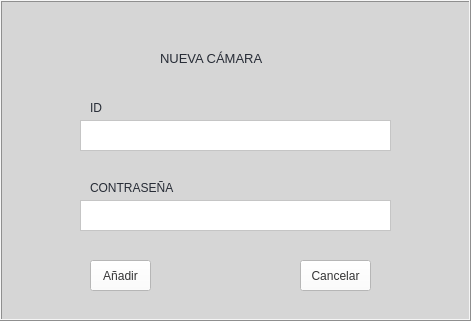
                    <widget class="QFrame" name="frame_12">
                     <property name="geometry">
                      <rect>
                       <x>170</x>
                       <y>10</y>
                       <width>471</width>
                       <height>321</height>
                      </rect>
                     </property>
                     <property name="styleSheet">
                      <string notr="true">background-color: rgb(214, 214, 214)</string>
                     </property>
                     <property name="frameShape">
                      <enum>QFrame::Box</enum>
                     </property>
                     <property name="frameShadow">
                      <enum>QFrame::Raised</enum>
                     </property>
                     <widget class="QTextEdit" name="textEdit">
                      <property name="geometry">
                       <rect>
                        <x>80</x>
                        <y>120</y>
                        <width>311</width>
                        <height>31</height>
                       </rect>
                      </property>
                      <property name="styleSheet">
                       <string notr="true">background-color:rgb(255, 255, 255)</string>
                      </property>
                     </widget>
                     <widget class="QTextEdit" name="textEdit_2">
                      <property name="geometry">
                       <rect>
                        <x>80</x>
                        <y>200</y>
                        <width>311</width>
                        <height>31</height>
                       </rect>
                      </property>
                      <property name="styleSheet">
                       <string notr="true">background-color:rgb(255, 255, 255)</string>
                      </property>
                     </widget>
                     <widget class="QLabel" name="label_24">
                      <property name="geometry">
                       <rect>
                        <x>160</x>
                        <y>50</y>
                        <width>141</width>
                        <height>16</height>
                       </rect>
                      </property>
                      <property name="font">
                       <font>
                        <family>Segoe UI</family>
                        <pointsize>10</pointsize>
                       </font>
                      </property>
                      <property name="styleSheet">
                       <string notr="true">color: rgb(39, 44, 54)</string>
                      </property>
                      <property name="text">
                       <string>NUEVA CÁMARA</string>
                      </property>
                     </widget>
                     <widget class="QLabel" name="label_25">
                      <property name="geometry">
                       <rect>
                        <x>90</x>
                        <y>100</y>
                        <width>141</width>
                        <height>16</height>
                       </rect>
                      </property>
                      <property name="font">
                       <font>
                        <family>Segoe UI</family>
                        <pointsize>9</pointsize>
                       </font>
                      </property>
                      <property name="styleSheet">
                       <string notr="true">color: rgb(39, 44, 54)</string>
                      </property>
                      <property name="text">
                       <string>ID</string>
                      </property>
                     </widget>
                     <widget class="QLabel" name="label_26">
                      <property name="geometry">
                       <rect>
                        <x>90</x>
                        <y>180</y>
                        <width>141</width>
                        <height>16</height>
                       </rect>
                      </property>
                      <property name="font">
                       <font>
                        <family>Segoe UI</family>
                        <pointsize>9</pointsize>
                       </font>
                      </property>
                      <property name="styleSheet">
                       <string notr="true">color: rgb(39, 44, 54)</string>
                      </property>
                      <property name="text">
                       <string>CONTRASEÑA</string>
                      </property>
                     </widget>
                     <widget class="QPushButton" name="addCam">
                      <property name="enabled">
                       <bool>true</bool>
                      </property>
                      <property name="geometry">
                       <rect>
                        <x>90</x>
                        <y>260</y>
                        <width>61</width>
                        <height>31</height>
                       </rect>
                      </property>
                      <property name="palette">
                       <palette>
                        <active>
                         <colorrole role="WindowText">
                          <brush brushstyle="SolidPattern">
                           <color alpha="255">
                            <red>52</red>
                            <green>52</green>
                            <blue>53</blue>
                           </color>
                          </brush>
                         </colorrole>
                         <colorrole role="Button">
                          <brush brushstyle="SolidPattern">
                           <color alpha="255">
                            <red>255</red>
                            <green>255</green>
                            <blue>255</blue>
                           </color>
                          </brush>
                         </colorrole>
                         <colorrole role="Text">
                          <brush brushstyle="SolidPattern">
                           <color alpha="255">
                            <red>52</red>
                            <green>52</green>
                            <blue>53</blue>
                           </color>
                          </brush>
                         </colorrole>
                         <colorrole role="ButtonText">
                          <brush brushstyle="SolidPattern">
                           <color alpha="255">
                            <red>52</red>
                            <green>52</green>
                            <blue>53</blue>
                           </color>
                          </brush>
                         </colorrole>
                         <colorrole role="Base">
                          <brush brushstyle="SolidPattern">
                           <color alpha="255">
                            <red>255</red>
                            <green>255</green>
                            <blue>255</blue>
                           </color>
                          </brush>
                         </colorrole>
                         <colorrole role="Window">
                          <brush brushstyle="SolidPattern">
                           <color alpha="255">
                            <red>255</red>
                            <green>255</green>
                            <blue>255</blue>
                           </color>
                          </brush>
                         </colorrole>
                        </active>
                        <inactive>
                         <colorrole role="WindowText">
                          <brush brushstyle="SolidPattern">
                           <color alpha="255">
                            <red>52</red>
                            <green>52</green>
                            <blue>53</blue>
                           </color>
                          </brush>
                         </colorrole>
                         <colorrole role="Button">
                          <brush brushstyle="SolidPattern">
                           <color alpha="255">
                            <red>255</red>
                            <green>255</green>
                            <blue>255</blue>
                           </color>
                          </brush>
                         </colorrole>
                         <colorrole role="Text">
                          <brush brushstyle="SolidPattern">
                           <color alpha="255">
                            <red>52</red>
                            <green>52</green>
                            <blue>53</blue>
                           </color>
                          </brush>
                         </colorrole>
                         <colorrole role="ButtonText">
                          <brush brushstyle="SolidPattern">
                           <color alpha="255">
                            <red>52</red>
                            <green>52</green>
                            <blue>53</blue>
                           </color>
                          </brush>
                         </colorrole>
                         <colorrole role="Base">
                          <brush brushstyle="SolidPattern">
                           <color alpha="255">
                            <red>255</red>
                            <green>255</green>
                            <blue>255</blue>
                           </color>
                          </brush>
                         </colorrole>
                         <colorrole role="Window">
                          <brush brushstyle="SolidPattern">
                           <color alpha="255">
                            <red>255</red>
                            <green>255</green>
                            <blue>255</blue>
                           </color>
                          </brush>
                         </colorrole>
                        </inactive>
                        <disabled>
                         <colorrole role="WindowText">
                          <brush brushstyle="SolidPattern">
                           <color alpha="255">
                            <red>52</red>
                            <green>52</green>
                            <blue>53</blue>
                           </color>
                          </brush>
                         </colorrole>
                         <colorrole role="Button">
                          <brush brushstyle="SolidPattern">
                           <color alpha="255">
                            <red>255</red>
                            <green>255</green>
                            <blue>255</blue>
                           </color>
                          </brush>
                         </colorrole>
                         <colorrole role="Text">
                          <brush brushstyle="SolidPattern">
                           <color alpha="255">
                            <red>52</red>
                            <green>52</green>
                            <blue>53</blue>
                           </color>
                          </brush>
                         </colorrole>
                         <colorrole role="ButtonText">
                          <brush brushstyle="SolidPattern">
                           <color alpha="255">
                            <red>52</red>
                            <green>52</green>
                            <blue>53</blue>
                           </color>
                          </brush>
                         </colorrole>
                         <colorrole role="Base">
                          <brush brushstyle="SolidPattern">
                           <color alpha="255">
                            <red>255</red>
                            <green>255</green>
                            <blue>255</blue>
                           </color>
                          </brush>
                         </colorrole>
                         <colorrole role="Window">
                          <brush brushstyle="SolidPattern">
                           <color alpha="255">
                            <red>255</red>
                            <green>255</green>
                            <blue>255</blue>
                           </color>
                          </brush>
                         </colorrole>
                        </disabled>
                       </palette>
                      </property>
                      <property name="focusPolicy">
                       <enum>Qt::ClickFocus</enum>
                      </property>
                      <property name="toolTip">
                       <string>&lt;html&gt;&lt;head/&gt;&lt;body&gt;&lt;p align=&quot;center&quot;&gt;&lt;br/&gt;&lt;/p&gt;&lt;/body&gt;&lt;/html&gt;</string>
                      </property>
                      <property name="whatsThis">
                       <string>&lt;html&gt;&lt;head/&gt;&lt;body&gt;&lt;p&gt;a button&lt;/p&gt;&lt;/body&gt;&lt;/html&gt;</string>
                      </property>
                      <property name="autoFillBackground">
                       <bool>false</bool>
                      </property>
                      <property name="styleSheet">
                       <string notr="true">background-color: rgb(255, 255, 255);
color: rgb(52, 52, 53);</string>
                      </property>
                      <property name="text">
                       <string>Añadir</string>
                      </property>
                     </widget>
                     <widget class="QPushButton" name="closePop">
                      <property name="enabled">
                       <bool>true</bool>
                      </property>
                      <property name="geometry">
                       <rect>
                        <x>300</x>
                        <y>260</y>
                        <width>71</width>
                        <height>31</height>
                       </rect>
                      </property>
                      <property name="palette">
                       <palette>
                        <active>
                         <colorrole role="WindowText">
                          <brush brushstyle="SolidPattern">
                           <color alpha="255">
                            <red>52</red>
                            <green>52</green>
                            <blue>53</blue>
                           </color>
                          </brush>
                         </colorrole>
                         <colorrole role="Button">
                          <brush brushstyle="SolidPattern">
                           <color alpha="255">
                            <red>255</red>
                            <green>255</green>
                            <blue>255</blue>
                           </color>
                          </brush>
                         </colorrole>
                         <colorrole role="Text">
                          <brush brushstyle="SolidPattern">
                           <color alpha="255">
                            <red>52</red>
                            <green>52</green>
                            <blue>53</blue>
                           </color>
                          </brush>
                         </colorrole>
                         <colorrole role="ButtonText">
                          <brush brushstyle="SolidPattern">
                           <color alpha="255">
                            <red>52</red>
                            <green>52</green>
                            <blue>53</blue>
                           </color>
                          </brush>
                         </colorrole>
                         <colorrole role="Base">
                          <brush brushstyle="SolidPattern">
                           <color alpha="255">
                            <red>255</red>
                            <green>255</green>
                            <blue>255</blue>
                           </color>
                          </brush>
                         </colorrole>
                         <colorrole role="Window">
                          <brush brushstyle="SolidPattern">
                           <color alpha="255">
                            <red>255</red>
                            <green>255</green>
                            <blue>255</blue>
                           </color>
                          </brush>
                         </colorrole>
                        </active>
                        <inactive>
                         <colorrole role="WindowText">
                          <brush brushstyle="SolidPattern">
                           <color alpha="255">
                            <red>52</red>
                            <green>52</green>
                            <blue>53</blue>
                           </color>
                          </brush>
                         </colorrole>
                         <colorrole role="Button">
                          <brush brushstyle="SolidPattern">
                           <color alpha="255">
                            <red>255</red>
                            <green>255</green>
                            <blue>255</blue>
                           </color>
                          </brush>
                         </colorrole>
                         <colorrole role="Text">
                          <brush brushstyle="SolidPattern">
                           <color alpha="255">
                            <red>52</red>
                            <green>52</green>
                            <blue>53</blue>
                           </color>
                          </brush>
                         </colorrole>
                         <colorrole role="ButtonText">
                          <brush brushstyle="SolidPattern">
                           <color alpha="255">
                            <red>52</red>
                            <green>52</green>
                            <blue>53</blue>
                           </color>
                          </brush>
                         </colorrole>
                         <colorrole role="Base">
                          <brush brushstyle="SolidPattern">
                           <color alpha="255">
                            <red>255</red>
                            <green>255</green>
                            <blue>255</blue>
                           </color>
                          </brush>
                         </colorrole>
                         <colorrole role="Window">
                          <brush brushstyle="SolidPattern">
                           <color alpha="255">
                            <red>255</red>
                            <green>255</green>
                            <blue>255</blue>
                           </color>
                          </brush>
                         </colorrole>
                        </inactive>
                        <disabled>
                         <colorrole role="WindowText">
                          <brush brushstyle="SolidPattern">
                           <color alpha="255">
                            <red>52</red>
                            <green>52</green>
                            <blue>53</blue>
                           </color>
                          </brush>
                         </colorrole>
                         <colorrole role="Button">
                          <brush brushstyle="SolidPattern">
                           <color alpha="255">
                            <red>255</red>
                            <green>255</green>
                            <blue>255</blue>
                           </color>
                          </brush>
                         </colorrole>
                         <colorrole role="Text">
                          <brush brushstyle="SolidPattern">
                           <color alpha="255">
                            <red>52</red>
                            <green>52</green>
                            <blue>53</blue>
                           </color>
                          </brush>
                         </colorrole>
                         <colorrole role="ButtonText">
                          <brush brushstyle="SolidPattern">
                           <color alpha="255">
                            <red>52</red>
                            <green>52</green>
                            <blue>53</blue>
                           </color>
                          </brush>
                         </colorrole>
                         <colorrole role="Base">
                          <brush brushstyle="SolidPattern">
                           <color alpha="255">
                            <red>255</red>
                            <green>255</green>
                            <blue>255</blue>
                           </color>
                          </brush>
                         </colorrole>
                         <colorrole role="Window">
                          <brush brushstyle="SolidPattern">
                           <color alpha="255">
                            <red>255</red>
                            <green>255</green>
                            <blue>255</blue>
                           </color>
                          </brush>
                         </colorrole>
                        </disabled>
                       </palette>
                      </property>
                      <property name="focusPolicy">
                       <enum>Qt::ClickFocus</enum>
                      </property>
                      <property name="toolTip">
                       <string>&lt;html&gt;&lt;head/&gt;&lt;body&gt;&lt;p align=&quot;center&quot;&gt;&lt;br/&gt;&lt;/p&gt;&lt;/body&gt;&lt;/html&gt;</string>
                      </property>
                      <property name="whatsThis">
                       <string>&lt;html&gt;&lt;head/&gt;&lt;body&gt;&lt;p&gt;a button&lt;/p&gt;&lt;/body&gt;&lt;/html&gt;</string>
                      </property>
                      <property name="autoFillBackground">
                       <bool>false</bool>
                      </property>
                      <property name="styleSheet">
                       <string notr="true">background-color: rgb(255, 255, 255);
color: rgb(52, 52, 53);</string>
                      </property>
                      <property name="text">
                       <string>Cancelar</string>
                      </property>
                     </widget>
                    </widget>
